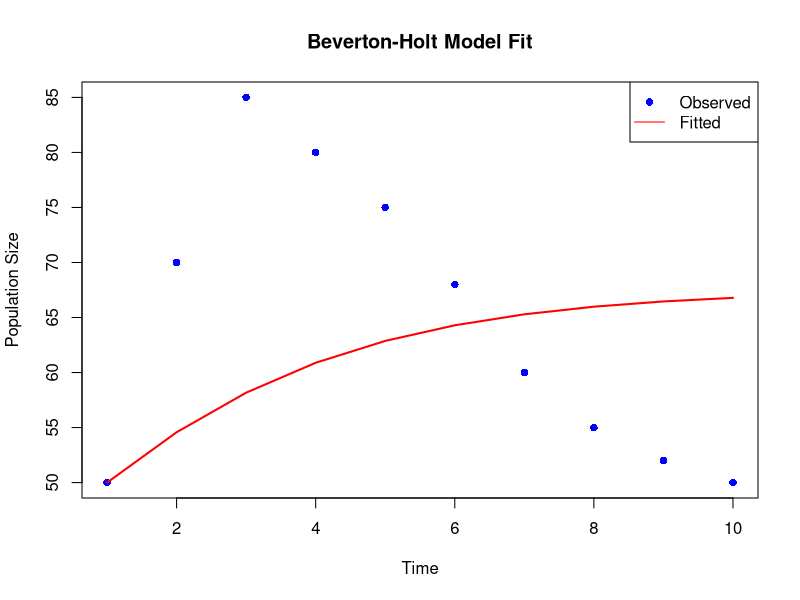

Reproduce this figure in R.
# Load required library for nonlinear fitting (using nls this time)
# library(minpack.lm) # Not needed now since we're using nls directly

# Define the Beverton-Holt function for one-step projection
beverton_holt <- function(N_t, R0, alpha) {
  return((R0 * N_t) / (1 + alpha * N_t))
}

# Example data: time points and observed population sizes
# Replace 'time' and 'observed_pop' with your actual data
time <- 1:10  # Time points
observed_pop <- c(50, 70, 85, 80, 75, 68, 60, 55, 52, 50)  # Observed population sizes

# Prepare the data for fitting
N_t <- observed_pop[-length(observed_pop)]
N_tp1 <- observed_pop[-1]  # Population at time t+1

# Fit the model using non-linear least squares (nls)
# Replace 'R0_start' and 'alpha_start' with initial parameter guesses
R0_start <- 1.5  # Initial guess for R0
alpha_start <- 0.02  # Initial guess for alpha

# Define the model fitting function
fit_model <- nls(
  N_tp1 ~ (R0 * N_t) / (1 + alpha * N_t),
  start = list(R0 = R0_start, alpha = alpha_start)
)

# Output the fitting summary
summary(fit_model)

# Extract fitted parameters
fitted_params <- coef(fit_model)
R0 <- fitted_params["R0"]
alpha <- fitted_params["alpha"]

# Print the fitted parameters
cat("Fitted Parameters:\n")
cat("R0 (Reproductive Rate):", R0, "\n")
cat("Alpha (Density Dependence):", alpha, "\n")

# Generate fitted values using the fitted parameters
fitted_values <- numeric(length(time))
fitted_values[1] <- observed_pop[1]  # Start with the initial observed population
for (i in 2:length(time)) {
  fitted_values[i] <- beverton_holt(fitted_values[i - 1], R0, alpha)
}

# Plot observed vs. fitted values
plot(time, observed_pop, pch = 16, col = 'blue', ylim = range(c(observed_pop, fitted_values)),
     xlab = "Time", ylab = "Population Size", main = "Beverton-Holt Model Fit")
lines(time, fitted_values, col = 'red', lwd = 2)
legend("topright", legend = c("Observed", "Fitted"), col = c("blue", "red"), pch = c(16, NA), lty = c(NA, 1))
